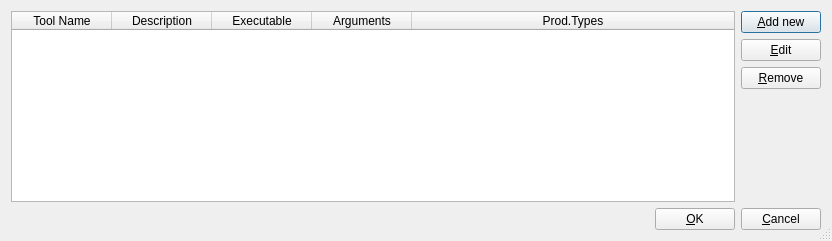
<?xml version="1.0" encoding="UTF-8"?>
<ui version="4.0">
 <class>ExtToolsDef</class>
 <widget class="QDialog" name="ExtToolsDef">
  <property name="geometry">
   <rect>
    <x>0</x>
    <y>0</y>
    <width>832</width>
    <height>241</height>
   </rect>
  </property>
  <property name="windowTitle">
   <string>External Tools Definition</string>
  </property>
  <property name="sizeGripEnabled">
   <bool>true</bool>
  </property>
  <layout class="QVBoxLayout" name="verticalLayout_2">
   <item>
    <layout class="QHBoxLayout" name="horizontalLayout">
     <item>
      <widget class="QTableWidget" name="tblwdgUserDefTools">
       <attribute name="horizontalHeaderStretchLastSection">
        <bool>true</bool>
       </attribute>
       <attribute name="verticalHeaderVisible">
        <bool>false</bool>
       </attribute>
       <attribute name="verticalHeaderStretchLastSection">
        <bool>false</bool>
       </attribute>
       <column>
        <property name="text">
         <string>Tool Name</string>
        </property>
       </column>
       <column>
        <property name="text">
         <string>Description</string>
        </property>
       </column>
       <column>
        <property name="text">
         <string>Executable</string>
        </property>
       </column>
       <column>
        <property name="text">
         <string>Arguments</string>
        </property>
       </column>
       <column>
        <property name="text">
         <string>Prod.Types</string>
        </property>
       </column>
      </widget>
     </item>
     <item>
      <layout class="QVBoxLayout" name="verticalLayout">
       <item>
        <widget class="QPushButton" name="btnAddNew">
         <property name="text">
          <string>&amp;Add new</string>
         </property>
        </widget>
       </item>
       <item>
        <widget class="QPushButton" name="btnEdit">
         <property name="text">
          <string>&amp;Edit</string>
         </property>
        </widget>
       </item>
       <item>
        <widget class="QPushButton" name="btnRemove">
         <property name="text">
          <string>&amp;Remove</string>
         </property>
        </widget>
       </item>
       <item>
        <spacer name="verticalSpacer">
         <property name="orientation">
          <enum>Qt::Vertical</enum>
         </property>
         <property name="sizeHint" stdset="0">
          <size>
           <width>20</width>
           <height>40</height>
          </size>
         </property>
        </spacer>
       </item>
      </layout>
     </item>
    </layout>
   </item>
   <item>
    <layout class="QHBoxLayout" name="horizontalLayout_2">
     <property name="leftMargin">
      <number>0</number>
     </property>
     <property name="topMargin">
      <number>0</number>
     </property>
     <property name="rightMargin">
      <number>0</number>
     </property>
     <property name="bottomMargin">
      <number>0</number>
     </property>
     <item>
      <spacer name="horizontalSpacer">
       <property name="orientation">
        <enum>Qt::Horizontal</enum>
       </property>
       <property name="sizeHint" stdset="0">
        <size>
         <width>40</width>
         <height>20</height>
        </size>
       </property>
      </spacer>
     </item>
     <item>
      <widget class="QPushButton" name="btnOK">
       <property name="text">
        <string>&amp;OK</string>
       </property>
      </widget>
     </item>
     <item>
      <widget class="QPushButton" name="btnCancel">
       <property name="text">
        <string>&amp;Cancel</string>
       </property>
      </widget>
     </item>
    </layout>
   </item>
  </layout>
 </widget>
 <resources/>
 <connections>
  <connection>
   <sender>btnAddNew</sender>
   <signal>clicked()</signal>
   <receiver>ExtToolsDef</receiver>
   <slot>addNewTool()</slot>
   <hints>
    <hint type="sourcelabel">
     <x>787</x>
     <y>21</y>
    </hint>
    <hint type="destinationlabel">
     <x>573</x>
     <y>237</y>
    </hint>
   </hints>
  </connection>
  <connection>
   <sender>btnEdit</sender>
   <signal>clicked()</signal>
   <receiver>ExtToolsDef</receiver>
   <slot>editTool()</slot>
   <hints>
    <hint type="sourcelabel">
     <x>803</x>
     <y>50</y>
    </hint>
    <hint type="destinationlabel">
     <x>742</x>
     <y>111</y>
    </hint>
   </hints>
  </connection>
  <connection>
   <sender>btnRemove</sender>
   <signal>clicked()</signal>
   <receiver>ExtToolsDef</receiver>
   <slot>removeTool()</slot>
   <hints>
    <hint type="sourcelabel">
     <x>774</x>
     <y>88</y>
    </hint>
    <hint type="destinationlabel">
     <x>741</x>
     <y>89</y>
    </hint>
   </hints>
  </connection>
  <connection>
   <sender>btnOK</sender>
   <signal>clicked()</signal>
   <receiver>ExtToolsDef</receiver>
   <slot>accept()</slot>
   <hints>
    <hint type="sourcelabel">
     <x>692</x>
     <y>218</y>
    </hint>
    <hint type="destinationlabel">
     <x>740</x>
     <y>224</y>
    </hint>
   </hints>
  </connection>
  <connection>
   <sender>btnCancel</sender>
   <signal>clicked()</signal>
   <receiver>ExtToolsDef</receiver>
   <slot>cancelDlg()</slot>
   <hints>
    <hint type="sourcelabel">
     <x>806</x>
     <y>215</y>
    </hint>
    <hint type="destinationlabel">
     <x>747</x>
     <y>163</y>
    </hint>
   </hints>
  </connection>
  <connection>
   <sender>tblwdgUserDefTools</sender>
   <signal>doubleClicked(QModelIndex)</signal>
   <receiver>ExtToolsDef</receiver>
   <slot>editTool(QModelIndex)</slot>
   <hints>
    <hint type="sourcelabel">
     <x>276</x>
     <y>130</y>
    </hint>
    <hint type="destinationlabel">
     <x>270</x>
     <y>228</y>
    </hint>
   </hints>
  </connection>
  <connection>
   <sender>btnCancel</sender>
   <signal>clicked()</signal>
   <receiver>ExtToolsDef</receiver>
   <slot>reject()</slot>
   <hints>
    <hint type="sourcelabel">
     <x>774</x>
     <y>213</y>
    </hint>
    <hint type="destinationlabel">
     <x>441</x>
     <y>212</y>
    </hint>
   </hints>
  </connection>
 </connections>
 <slots>
  <slot>addNewTool()</slot>
  <slot>editTool()</slot>
  <slot>removeTool()</slot>
  <slot>showHelp()</slot>
  <slot>cancelDlg()</slot>
  <slot>editTool(QModelIndex)</slot>
 </slots>
</ui>
